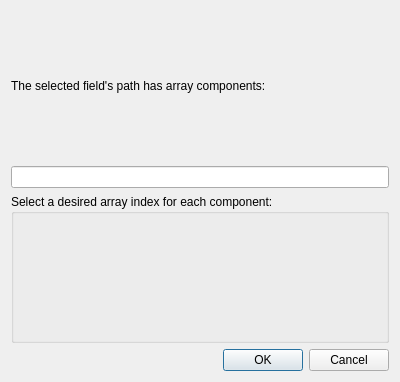
<?xml version="1.0" encoding="UTF-8"?>
<ui version="4.0">
 <class>form_array</class>
 <widget class="QDialog" name="form_array">
  <property name="geometry">
   <rect>
    <x>0</x>
    <y>0</y>
    <width>400</width>
    <height>382</height>
   </rect>
  </property>
  <property name="minimumSize">
   <size>
    <width>400</width>
    <height>0</height>
   </size>
  </property>
  <property name="maximumSize">
   <size>
    <width>400</width>
    <height>16777215</height>
   </size>
  </property>
  <property name="windowTitle">
   <string>Select array indices...</string>
  </property>
  <layout class="QVBoxLayout" name="verticalLayout">
   <item>
    <widget class="QLabel" name="label_selected_path">
     <property name="text">
      <string>The selected field's path has array components:</string>
     </property>
    </widget>
   </item>
   <item>
    <widget class="QLineEdit" name="lineedit_selected_path">
     <property name="alignment">
      <set>Qt::AlignCenter</set>
     </property>
     <property name="readOnly">
      <bool>true</bool>
     </property>
    </widget>
   </item>
   <item>
    <widget class="QGroupBox" name="groupbox_components">
     <property name="title">
      <string>Select a desired array index for each component:</string>
     </property>
     <layout class="QHBoxLayout" name="horizontalLayout">
      <item>
       <layout class="QGridLayout" name="layout_arrays"/>
      </item>
     </layout>
    </widget>
   </item>
   <item>
    <widget class="QDialogButtonBox" name="buttonBox">
     <property name="standardButtons">
      <set>QDialogButtonBox::Cancel|QDialogButtonBox::Ok</set>
     </property>
    </widget>
   </item>
  </layout>
 </widget>
 <resources/>
 <connections/>
</ui>
